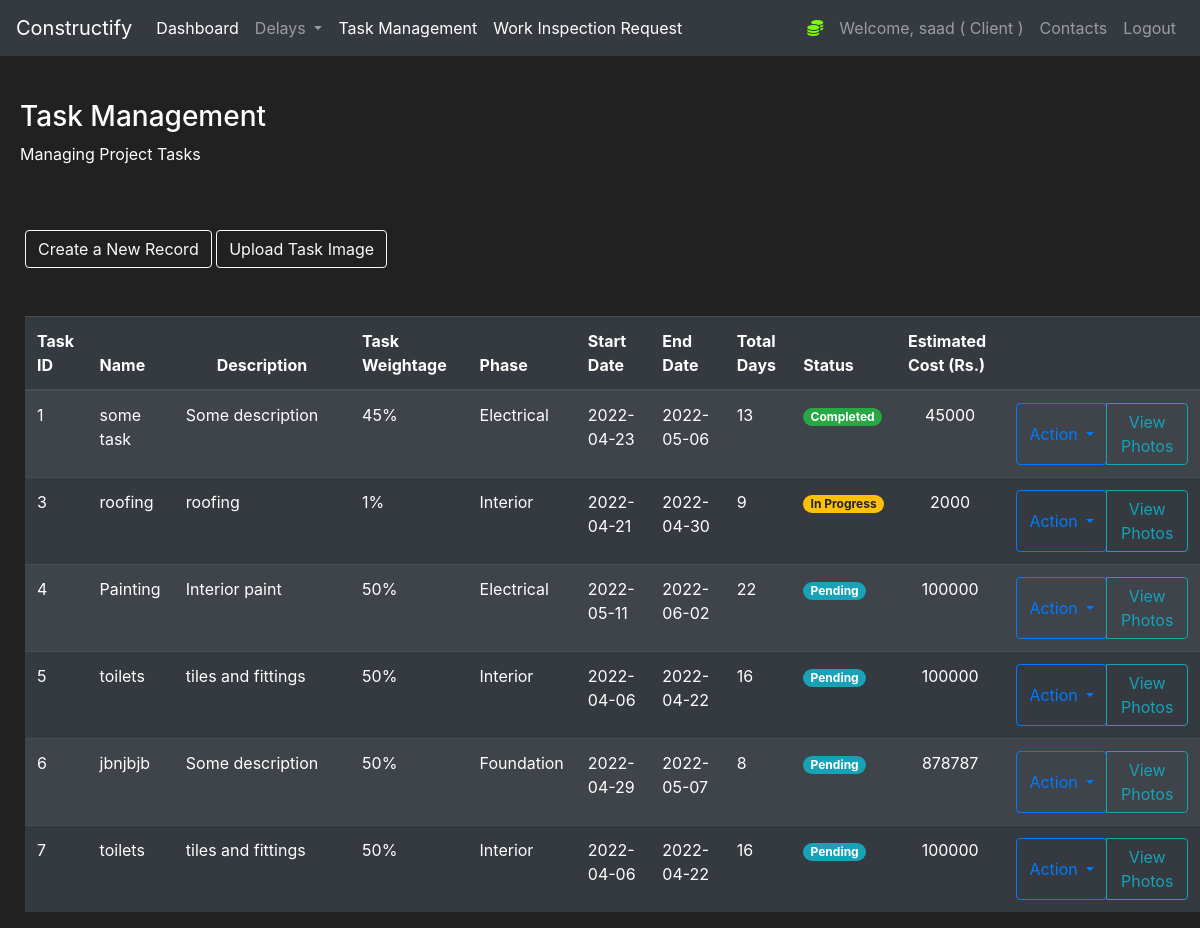
Page /Tasks (signed in) on the earlier database version.
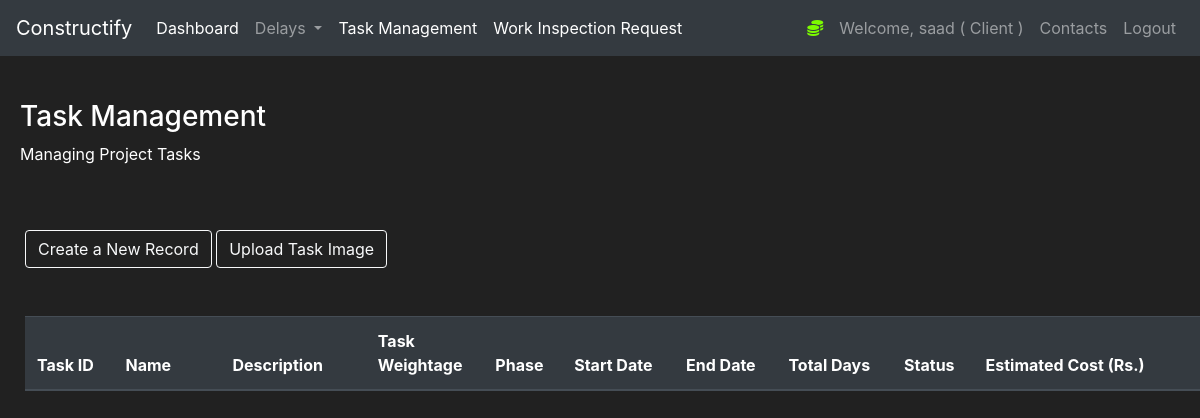
Same page on the later database version.
### construct/models.py (models this page shows, shortened)
class User(db.Model, UserMixin):
    id = db.Column(db.Integer(), nullable=False, primary_key=True)
    username = db.Column(db.String(length=30), nullable=False, unique=True)
    email_address = db.Column(db.String(length=50),
                              nullable=False, unique=True)
    password_hash = db.Column(db.String(length=50),
                              nullable=False, unique=True)
    role = db.Column(db.String(length=30), nullable=False, unique=False)
    contact_number = db.Column(db.String(length=30), nullable=False, unique=False)
    @property
    def password(self):
        return self.password

class Tasks(db.Model):
    id = db.Column(db.Integer(), nullable=False, primary_key=True)
    Name = db.Column(db.String(length=30), nullable=False)
    description = db.Column(db.String(length=30), nullable=False)
    phase = db.Column(db.String(length=30), nullable=False)
    Percentage = db.Column(db.Integer(), nullable=False)
    start_date = db.Column(db.String(length=30), nullable=False)
    end_date = db.Column(db.String(length=30), nullable=False)
    status = db.Column(db.String(length=30), nullable=True, default="Pending")
    total_estimated_cost = db.Column(db.String(length=30), nullable=False)
    total_days = db.Column(db.Integer(), nullable=False)

### construct/routes.py (the view, shortened to what this page needs)
@app.route("/Tasks", methods=['GET', 'POST'])
@login_required
def Taskpage():
    taskform = TaskForm()
    tasks = Tasks.query.all()
    pending_tasks= Tasks.query.filter(Tasks.status == "Pending").count()
    completed_tasks= Tasks.query.filter(Tasks.status == "Completed").count()
    inprogress_tasks= Tasks.query.filter(Tasks.status == "In Progress").count()
    data = {'Task' : 'Status', 'Pending' : pending_tasks, 'In Progress' : inprogress_tasks, 'Completed' : completed_tasks}
    if request.method == "GET":
        return render_template('Tasks.html', tasks=tasks, taskform=taskform, inprogress_tasks=inprogress_tasks,completed_tasks=completed_tasks, pending_tasks=pending_tasks, data=data)

### construct/models.py (called while the page is built)
@login_manager.user_loader
def load_user(user_id):
    return User.query.get(int(user_id))

### construct/templates/Tasks.html (shortened to what this page needs)
{% extends 'base.html' %}
{% block content%}
<div style="margin-top:20px;margin-left:20px">
    <h3>Task Management</h3>
    <p>Managing Project Tasks</p>
</div>
<div class="row" style="margin-top:20px;margin-left:10px">
    <div class="col-12">
        <br>
        <button type="button" class="btn btn-outline-light" data-toggle="modal" data-target="#TaskModal"
            data-whatever="@mdo">Create a New Record</button>
            <button type="button" class="btn btn-outline-light" data-toggle="modal" data-target="#ImageUploadModal"
            data-whatever="@mdo">Upload Task Image</button>
        <br><br><br>
        <table class="table table-striped table-dark">
            <thead>
                <tr>
                    <th scope="col">Task ID</th>
                    <th scope="col">Name</th>
                    <th width="15% scope=" col">
                        <center>Description</center>
                    </th>
                    <th width="10% scope=" col">Task Weightage</th>
                    <th scope="col">Phase</th>
                    <th scope="col">Start Date</th>
                    <th scope="col">End Date</th>
                    <th scope="col">Total Days</th>
                    <th scope="col">Status</th>
                    <th scope="col">Estimated Cost (Rs.)</th>
                    <th scope="col"></th>
                </tr>
            </thead>
            <tbody>
                {% for task in tasks %}
                <tr>
                    <td>{{task.id}}</td>
                    <td>{{task.Name}}</td>
                    <td width="5%">{{task.description}}</td>
                    <td width="5%">{{task.Percentage}}%</td>
                    <td>{{task.phase}}</td>
                    <td>{{task.start_date}}</td>
                    <td>{{task.end_date}}</td>
                    <td>{{task.total_days}}</td>
                    {% if 'Pending' in task.status %}
                    <td><span class="badge badge-pill badge-info">{{task.status}}</span></td>
                    {% endif %}
                    {% if 'Completed' in task.status %}
                    <td><span class="badge badge-pill badge-success">{{task.status}}</span></td>
                    {% endif %}
                    {% if 'In Progress' in task.status %}
                    <td><span class="badge badge-pill badge-warning">{{task.status}}</span></td>
                    {% endif %}
                    <td>
                        <center>{{task.total_estimated_cost}}</center>
                    </td>
                    <td>
                        <div class="btn-group">
                            <button type="button" class="btn btn-outline-primary dropdown-toggle" data-toggle="dropdown"
                                aria-haspopup="true" aria-expanded="false">
                                Action
                            </button>
                                <a class="btn btn-outline-info" href="{{url_for('ImageGallery',id=task.id)}}" role="button" target="_blank">View Photos</a>
                        </div>
                    </td>
                </tr>
                {% endfor %}
            </tbody>
        </table>
    </div>
</div>
</div>
{% endblock %}

### construct/templates/base.html (shortened to what this page needs)
<!doctype html>
<html lang="en">
<head>
    <link rel="stylesheet" type="text/css" href="https://stackpath.bootstrapcdn.com/bootstrap/4.2.1/css/bootstrap.min.css">
</head>
<body>
    <div id="content">
        <nav class="navbar navbar-expand-md navbar-dark bg-dark">
            <a class="navbar-brand" href="#">Constructify</a>
            <div class="collapse navbar-collapse" id="navbarNav">
                <ul class="navbar-nav mr-auto">
                    <li class="nav-item active">
                        <a class="nav-link" href="{{url_for('homepage')}}">Dashboard </a>
                    </li>
                    <li class="nav-item dropdown">
                        <a class="nav-link dropdown-toggle" href="{{url_for('delaypage')}}" id="navbarDropdown"
                            role="button" data-toggle="dropdown" aria-haspopup="true" aria-expanded="false">
                            Delays
                        </a>
                    </li>
                    <li class="nav-item active">
                        <a class="nav-link" href="{{url_for('Taskpage')}}">Task Management </a>
                    </li>
                    <li class="nav-item active">
                        <a class="nav-link" href="{{url_for('wir_page')}}">Work Inspection Request</a>
                    </li>
                </ul>
                {% if current_user.is_authenticated %}
                <ul class="navbar-nav">
                    <li class="nav-item">
                    <li class="nav-item">
                        <a class="nav-link" style="color: lawngreen; font-weight:bold">
                            <i class="fas fa-coins"></i>
                        </a>
                    </li>
                    <a class="nav-link">Welcome, {{ current_user.username }} ( {{ current_user.role  }}  )</a>
                    </li>
                    {% if current_user.role == 'Client' %}
                    <li class="nav-item">
                        <a class="nav-link" href="{{url_for('Contactspage')}}">Contacts</a>
                    </li>
                    {% endif %}
                    <li class="nav-item">
                        <a class="nav-link" href="{{url_for('logout_page')}}">Logout</a>
                    </li>
                    {% endif %}
            </div>
        </nav>
        <br>
        {% block content%}
        {% endblock %}
</body>
</html>

### construct/templates/base.html (style rules this page uses)
body { background-color: #212121; color: white }

Differences in the rows shown:
removed Tasks: id "1", Name "some task", description "Some description", Percentage "45", phase "Electrical", start_date "2022-04-23", end_date "2022-05-06", total_days "13", status "Completed", total_estimated_cost "45000"
removed Tasks: id "3", Name "roofing", description "roofing", Percentage "1", phase "Interior", start_date "2022-04-21", end_date "2022-04-30", total_days "9", status "In Progress", total_estimated_cost "2000"
removed Tasks: id "4", Name "Painting", description "Interior paint", Percentage "50", phase "Electrical", start_date "2022-05-11", end_date "2022-06-02", total_days "22", status "Pending", total_estimated_cost "100000"
removed Tasks: id "5", Name "toilets", description "tiles and fittings", Percentage "50", phase "Interior", start_date "2022-04-06", end_date "2022-04-22", total_days "16", status "Pending", total_estimated_cost "100000"
removed Tasks: id "6", Name "jbnjbjb", description "Some description", Percentage "50", phase "Foundation", start_date "2022-04-29", end_date "2022-05-07", total_days "8", status "Pending", total_estimated_cost "878787"
removed Tasks: id "7", Name "toilets", description "tiles and fittings", Percentage "50", phase "Interior", start_date "2022-04-06", end_date "2022-04-22", total_days "16", status "Pending", total_estimated_cost "100000"
